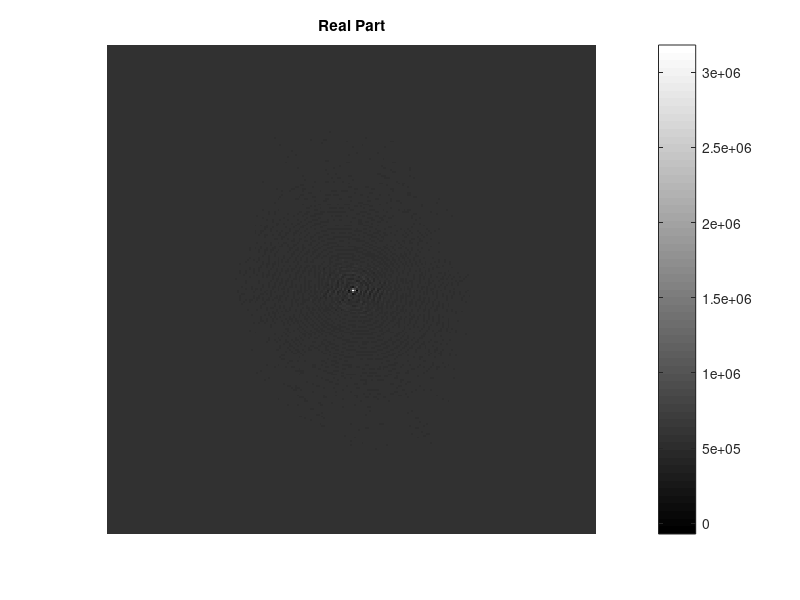
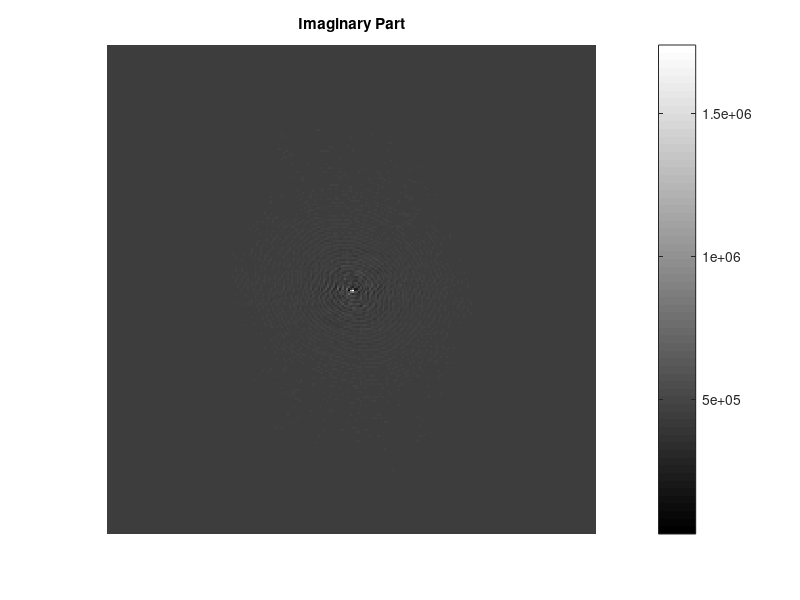
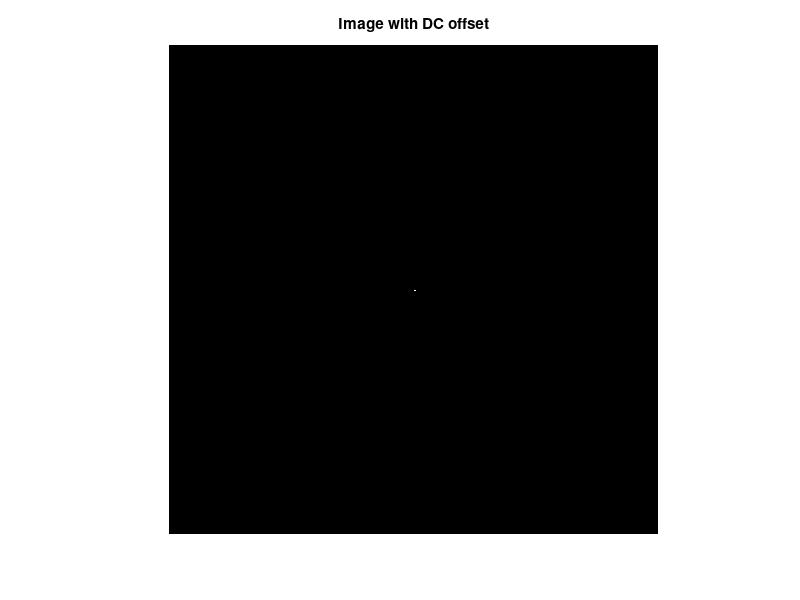
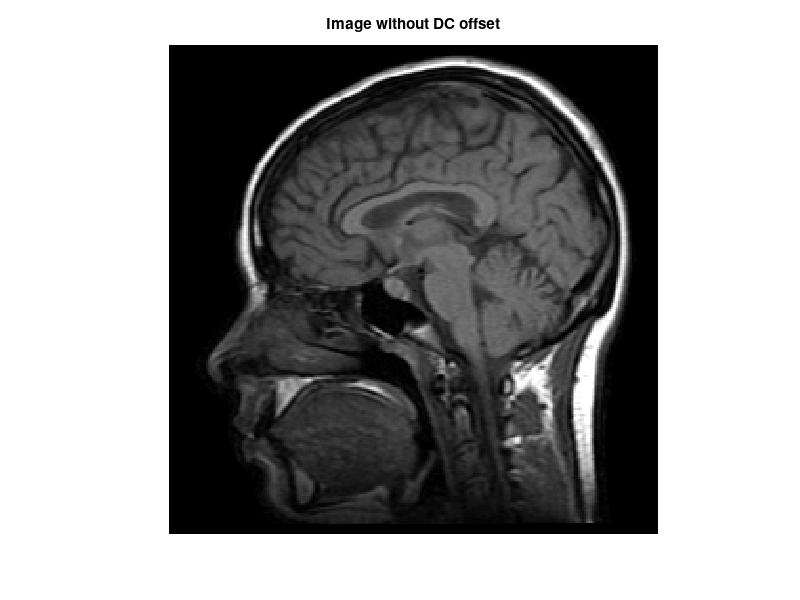

Here is the MATLAB script that generated these plots, in order:
%%EE 441000 Yi-Chun Hung 103061145 HW2 12/19/2016 
% Introduction to Biomedical Imaging,   Fall 2016
%   Template of HW2
%					Edited by Meng-Lin Li, Ph. D., 12/06/2016
%					Dept. of Electrical Engineering, National Tsing Hua University

clear all;
close all;
%% ----------- Quiz 1 ------------
% Hand writing


%% ----------- Quiz 2 ------------
% --- read the provided data
% read the real component
fid = fopen('hw2_r.dat','rb');
data_r = fread(fid,[256 256],'int32').'; % why .' ?, check the reconstructed images with and without .', you will find it out
fclose(fid);
% read the imaginary component
fid = fopen('hw2_i.dat','rb');
data_i = fread(fid,[256 256],'int32').';
fclose(fid);

KspaceData = data_r+sqrt(-1)*data_i; % k-space data



%% --- (a) ---
% Show the real and imaginary components, respectively (by Matlab instruction: imagesc()), 
% and check the data range (by Matlab instructions: colorbar, max() and min(), or mean2()... etc.).
% -- real part
figure(1)
imagesc(data_r);
axis image
axis off
colormap(gray);
colorbar
title('Real Part');
data_r_max = max(max(data_r));
data_r_min = min(min(data_r));
data_r_mean = mean2(data_r);
% -- imaginary part
figure(2)
imagesc(data_i);
axis image
axis off
colormap(gray);
colorbar
title('Imaginary Part');
data_i_max = max(max(data_i));
data_i_min = min(min(data_i));
data_i_mean = mean2(data_i);

% Do you find out that the data suffer a constant DC offset?

%% --- (b) ---
% Discuss the effects on the image when the receiver channel has a constant DC offset arising from the electronics
% Justify your findings
ImData = abs(ifftshift(ifft2(KspaceData)));
figure(3)
imagesc(ImData)
axis image
axis off
colormap(gray)
title('Image with DC offset')
%% --- (c) ---
% remove DC offset
KspaceData_DCRemoved = KspaceData - mean2(KspaceData);
ImData_DCRemoved = abs(ifftshift(ifft2(KspaceData_DCRemoved)));
figure(4)
imagesc(ImData_DCRemoved)
axis image
axis off
colormap(gray)
title('Image without DC offset')

%% --- (d) ---
% Reconstruct the imaging by using only the even samples along the ky direction (i.e., column direction)
NewKspaceData = KspaceData_DCRemoved(:,2:2:end);
NewImData_DCRemoved = abs(ifftshift(ifft2(NewKspaceData)));
figure(5)
imagesc(NewImData_DCRemoved)
axis image
axis off
colormap(gray)
title('Reconstruct with even samples along the kx direction');
%% --- (e) ---
% Use the same set of data to try implementing half Fourier imaging which saves you about half of the scan time. 
% acquire half of k-space data, remove DC offset, 
%then use the conjugate-symmetry property of Fourier transform for a real signal to build the full k-space and reconstruct the MRI image
[col,row] = size(KspaceData);
TopKspace = KspaceData(:,1:col/2);
TopKspaceDCRemoved = TopKspace - mean2(TopKspace);
BottomKspaceDCRemoved = conj(fliplr(flipud(TopKspaceDCRemoved)));
HalfKspaceDCRemoved = [TopKspaceDCRemoved BottomKspaceDCRemoved];
HalfImDataDCRemoved = abs(ifftshift(ifft2((HalfKspaceDCRemoved))));

figure(6)
imagesc(HalfImDataDCRemoved)
axis image
axis off
colormap(gray)
title('Reconstruct by left half k-space')
%% --- (f) ---
% introduce different gain over I and Q channels, and 2D inverse Fourier transform the data
GainICh = 3i;
GainQCh = 5i;
NewKspaceData = GainICh*real(KspaceData_DCRemoved)+GainQCh*sqrt(-1)*imag(KspaceData_DCRemoved); % ???: a large enough number, can be real, can be complex (real, complex, any diffences?)
%NewKspaceDataDCRemoved = NewKspaceData - mean2(NewKspaceData);
NewImDataDCRemoved = abs(ifftshift(ifft2((NewKspaceData))));


figure(7)
imagesc(NewImDataDCRemoved)
axis image
axis off
colormap(gray)
title('GainQCh = 3i GainICh = 5i')
